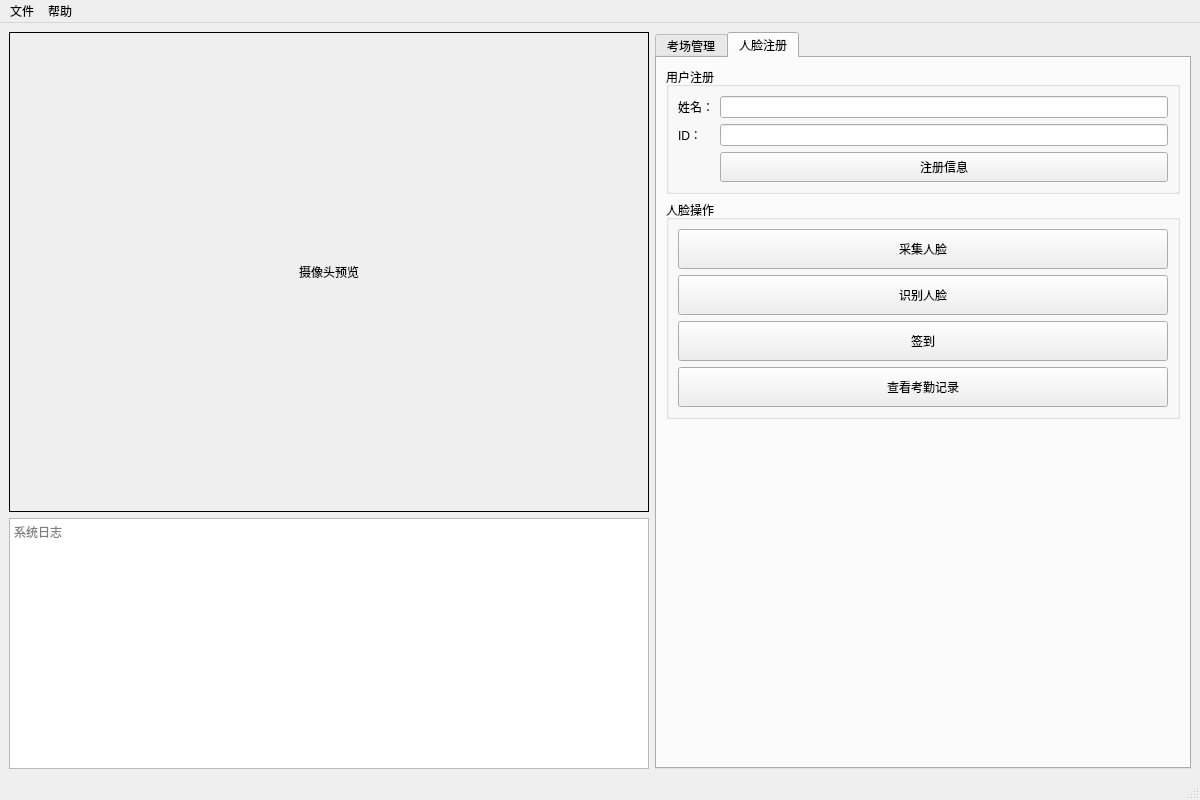
<?xml version="1.0" encoding="UTF-8"?>
<ui version="4.0">
 <class>MainWindow</class>
 <widget class="QMainWindow" name="MainWindow">
  <property name="geometry">
   <rect>
    <x>0</x>
    <y>0</y>
    <width>1200</width>
    <height>800</height>
   </rect>
  </property>
  <property name="windowTitle">
   <string>人脸识别排座系统 - 考勤端</string>
  </property>
  <widget class="QWidget" name="centralwidget">
   <layout class="QHBoxLayout" name="horizontalLayout_2">
    <item>
     <layout class="QVBoxLayout" name="leftLayout">
      <item>
       <widget class="QLabel" name="cameraLabel">
        <property name="minimumSize">
         <size>
          <width>640</width>
          <height>480</height>
         </size>
        </property>
        <property name="frameShape">
         <enum>QFrame::Box</enum>
        </property>
        <property name="text">
         <string>摄像头预览</string>
        </property>
        <property name="alignment">
         <set>Qt::AlignCenter</set>
        </property>
       </widget>
      </item>
      <item>
       <widget class="QTextEdit" name="logEdit">
        <property name="minimumSize">
         <size>
          <width>0</width>
          <height>150</height>
         </size>
        </property>
        <property name="readOnly">
         <bool>true</bool>
        </property>
        <property name="placeholderText">
         <string>系统日志</string>
        </property>
       </widget>
      </item>
     </layout>
    </item>
    <item>
     <widget class="QTabWidget" name="tabWidget">
      <property name="minimumSize">
       <size>
        <width>400</width>
        <height>0</height>
       </size>
      </property>
      <property name="currentIndex">
       <number>1</number>
      </property>
      <widget class="QWidget" name="examRoomTab">
       <attribute name="title">
        <string>考场管理</string>
       </attribute>
       <layout class="QVBoxLayout" name="verticalLayout_3">
        <item>
         <widget class="QGroupBox" name="examRoomGroup">
          <property name="title">
           <string>考场信息</string>
          </property>
          <layout class="QVBoxLayout" name="verticalLayout_4">
           <item>
            <layout class="QHBoxLayout" name="horizontalLayout_3">
             <item>
              <widget class="QLabel" name="examRoomLabel">
               <property name="text">
                <string>选择考场：</string>
               </property>
              </widget>
             </item>
             <item>
              <widget class="QComboBox" name="examRoomSelector">
               <property name="minimumSize">
                <size>
                 <width>150</width>
                 <height>0</height>
                </size>
               </property>
              </widget>
             </item>
             <item>
              <widget class="QPushButton" name="loadExamRoomsButton">
               <property name="text">
                <string>刷新考场</string>
               </property>
              </widget>
             </item>
            </layout>
           </item>
           <item>
            <widget class="QLabel" name="examInfoLabel">
             <property name="text">
              <string>考场位置：| 时间：| 容量：</string>
             </property>
            </widget>
           </item>
           <item>
            <widget class="QPushButton" name="loadStudentsButton">
             <property name="text">
              <string>加载学生名单</string>
             </property>
            </widget>
           </item>
          </layout>
         </widget>
        </item>
        <item>
         <widget class="QTableWidget" name="studentListTable">
          <property name="alternatingRowColors">
           <bool>true</bool>
          </property>
          <property name="selectionMode">
           <enum>QAbstractItemView::SingleSelection</enum>
          </property>
          <property name="selectionBehavior">
           <enum>QAbstractItemView::SelectRows</enum>
          </property>
          <attribute name="horizontalHeaderStretchLastSection">
           <bool>true</bool>
          </attribute>
          <column>
           <property name="text">
            <string>学号</string>
           </property>
          </column>
          <column>
           <property name="text">
            <string>姓名</string>
           </property>
          </column>
          <column>
           <property name="text">
            <string>座位号</string>
           </property>
          </column>
          <column>
           <property name="text">
            <string>考勤状态</string>
           </property>
          </column>
         </widget>
        </item>
        <item>
         <widget class="QCheckBox" name="attendanceModeCheckBox">
          <property name="text">
           <string>开启自动考勤模式</string>
          </property>
         </widget>
        </item>
       </layout>
      </widget>
      <widget class="QWidget" name="registerTab">
       <attribute name="title">
        <string>人脸注册</string>
       </attribute>
       <layout class="QVBoxLayout" name="verticalLayout">
        <item>
         <widget class="QGroupBox" name="registerGroup">
          <property name="title">
           <string>用户注册</string>
          </property>
          <layout class="QFormLayout" name="formLayout">
           <item row="0" column="0">
            <widget class="QLabel" name="nameLabel">
             <property name="text">
              <string>姓名：</string>
             </property>
            </widget>
           </item>
           <item row="0" column="1">
            <widget class="QLineEdit" name="nameEdit"/>
           </item>
           <item row="1" column="0">
            <widget class="QLabel" name="idLabel">
             <property name="text">
              <string>ID：</string>
             </property>
            </widget>
           </item>
           <item row="1" column="1">
            <widget class="QLineEdit" name="idEdit"/>
           </item>
           <item row="2" column="1">
            <widget class="QPushButton" name="registerButton">
             <property name="minimumSize">
              <size>
               <width>0</width>
               <height>30</height>
              </size>
             </property>
             <property name="text">
              <string>注册信息</string>
             </property>
             <property name="icon">
              <iconset theme="user-add"/>
             </property>
            </widget>
           </item>
          </layout>
         </widget>
        </item>
        <item>
         <widget class="QGroupBox" name="faceGroup">
          <property name="title">
           <string>人脸操作</string>
          </property>
          <layout class="QVBoxLayout" name="verticalLayout_2">
           <item>
            <widget class="QPushButton" name="captureButton">
             <property name="minimumSize">
              <size>
               <width>0</width>
               <height>40</height>
              </size>
             </property>
             <property name="text">
              <string>采集人脸</string>
             </property>
             <property name="icon">
              <iconset theme="camera"/>
             </property>
            </widget>
           </item>
           <item>
            <widget class="QPushButton" name="recognizeButton">
             <property name="minimumSize">
              <size>
               <width>0</width>
               <height>40</height>
              </size>
             </property>
             <property name="text">
              <string>识别人脸</string>
             </property>
             <property name="icon">
              <iconset theme="face-detection"/>
             </property>
            </widget>
           </item>
           <item>
            <widget class="QPushButton" name="attendanceButton">
             <property name="minimumSize">
              <size>
               <width>0</width>
               <height>40</height>
              </size>
             </property>
             <property name="text">
              <string>签到</string>
             </property>
             <property name="icon">
              <iconset theme="check"/>
             </property>
            </widget>
           </item>
           <item>
            <widget class="QPushButton" name="viewRecordsButton">
             <property name="minimumSize">
              <size>
               <width>0</width>
               <height>40</height>
              </size>
             </property>
             <property name="text">
              <string>查看考勤记录</string>
             </property>
             <property name="icon">
              <iconset theme="document-open"/>
             </property>
            </widget>
           </item>
          </layout>
         </widget>
        </item>
        <item>
         <spacer name="verticalSpacer">
          <property name="orientation">
           <enum>Qt::Vertical</enum>
          </property>
          <property name="sizeHint" stdset="0">
           <size>
            <width>20</width>
            <height>40</height>
           </size>
          </property>
         </spacer>
        </item>
       </layout>
      </widget>
     </widget>
    </item>
   </layout>
  </widget>
  <widget class="QMenuBar" name="menubar">
   <property name="geometry">
    <rect>
     <x>0</x>
     <y>0</y>
     <width>1200</width>
     <height>21</height>
    </rect>
   </property>
   <widget class="QMenu" name="menu">
    <property name="title">
     <string>文件</string>
    </property>
    <addaction name="actionSync"/>
    <addaction name="actionViewRecords"/>
    <addaction name="separator"/>
    <addaction name="actionExit"/>
   </widget>
   <widget class="QMenu" name="menu_2">
    <property name="title">
     <string>帮助</string>
    </property>
    <addaction name="actionAbout"/>
   </widget>
   <addaction name="menu"/>
   <addaction name="menu_2"/>
  </widget>
  <widget class="QStatusBar" name="statusbar"/>
  <action name="actionExit">
   <property name="text">
    <string>退出</string>
   </property>
  </action>
  <action name="actionAbout">
   <property name="text">
    <string>关于</string>
   </property>
  </action>
  <action name="actionViewRecords">
   <property name="text">
    <string>查看考勤记录</string>
   </property>
   <property name="shortcut">
    <string>Ctrl+R</string>
   </property>
  </action>
  <action name="actionSync">
   <property name="text">
    <string>同步服务器数据</string>
   </property>
   <property name="shortcut">
    <string>Ctrl+S</string>
   </property>
  </action>
 </widget>
 <resources/>
 <connections/>
</ui>
